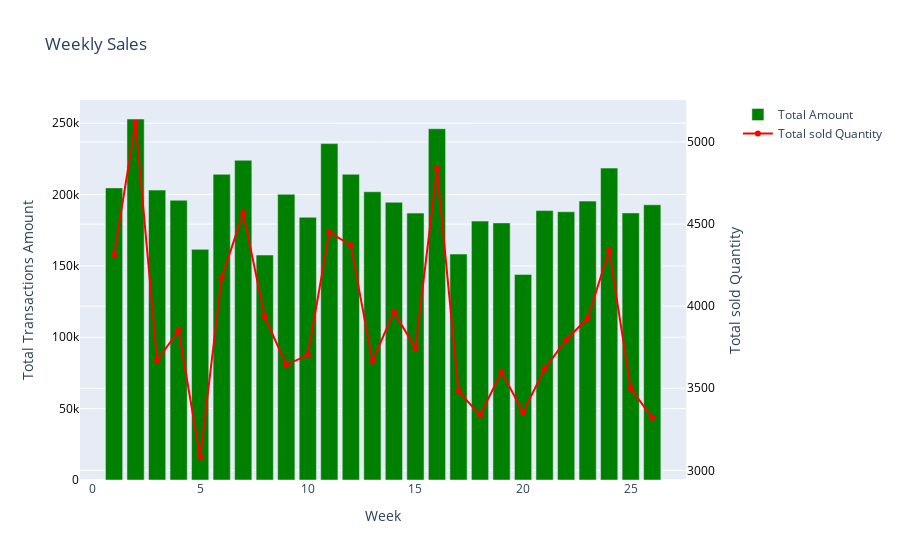

Notebook cell for this chart:
### Code cell
fig1 = make_subplots(specs=[[{"secondary_y": True}]])

# Bar trace for Total Amount
fig1.add_trace(
    go.Bar(x=weekly_sales['Week'], y=weekly_sales['TotalAmount'], name='Total Amount', marker_color='green'),
    secondary_y=False,
)

# Line trace for Quantity
fig1.add_trace(
    go.Scatter(x=weekly_sales['Week'], y=weekly_sales['Quantity'], name='Total sold Quantity', mode='lines+markers', marker_color='red'),
    secondary_y=True,
)

# X-axis title
fig1.update_xaxes(title_text="Week")

# Y-axes titles
fig1.update_yaxes(title_text="Total Transactions Amount", secondary_y=False, tickfont=dict(color='black'))
fig1.update_yaxes(title_text="Total sold Quantity", secondary_y=True, tickfont=dict(color='black'))

# Set plot title
fig1.update_layout(title_text="Weekly Sales")

# Show plot
fig1.show()

### Figure 1 — Plotly figure (JSON) as saved in the notebook; plotly's stock layout.template omitted (floating-point values rounded to 4 significant figures)
{"data": [{"marker": {"color": "green"}, "name": "Total Amount", "type": "bar", "x": [1, 2, 3, 4, 5, 6, 7, 8, 9, 10, 11, 12, 13, 14, 15, 16, 17, 18, 19, 20, 21, 22, 23, 24, 25, 26], "xaxis": "x", "y": [204700.0, 252900.0, 203100.0, 196000.0, 161600.0, 214200.0, 224000.0, 157600.0, 200200.0, 184100.0, 235700.0, 214200.0, 202000.0, 194600.0, 187000.0, 246100.0, 158300.0, 181400.0, 180200.0, 144100.0, 188800.0, 187900.0, 195400.0, 218500.0, 187200.0, 192800.0], "yaxis": "y"}, {"marker": {"color": "red"}, "mode": "lines+markers", "name": "Total sold Quantity", "type": "scatter", "x": [1, 2, 3, 4, 5, 6, 7, 8, 9, 10, 11, 12, 13, 14, 15, 16, 17, 18, 19, 20, 21, 22, 23, 24, 25, 26], "xaxis": "x", "y": [4312, 5117, 3669, 3852, 3080, 4175, 4568, 3935, 3643, 3702, 4451, 4371, 3665, 3965, 3745, 4838, 3483, 3336, 3600, 3354, 3618, 3796, 3926, 4340, 3500, 3320], "yaxis": "y2"}], "layout": {"autosize": true, "title": {"text": "Weekly Sales"}, "xaxis": {"anchor": "y", "autorange": true, "domain": [0, 0.94], "range": [-0.5388, 27.54], "title": {"text": "Week"}, "type": "linear"}, "yaxis": {"anchor": "x", "autorange": true, "domain": [0, 1], "range": [0, 266300.0], "tickfont": {"color": "black"}, "title": {"text": "Total Transactions Amount"}, "type": "linear"}, "yaxis2": {"anchor": "x", "autorange": true, "overlaying": "y", "range": [2912.0, 5285.0], "side": "right", "tickfont": {"color": "black"}, "title": {"text": "Total sold Quantity"}, "type": "linear"}}}
